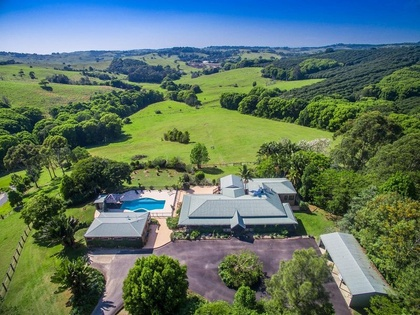
%> input picture Seem Carving/akarshv_seam/result_images/scenary.jpg, 420 x 315 px, shrunk from 800 x 600 before the run
$ octave test_script.m   (GNU Octave 9; MATLAB toolbox functions it lacks are replaced by stand-ins)
%> lines starting %> are read from the running program, lines starting %| are printed output that depends on the picture
%> further down, I is the input picture: size 315x420x3 uint8; mean R, G, B 93.3, 115.8, 99.4
### Seem Carving/akarshv_seam/carv.m
% File Name: carv.m
% Author:
% Date:

function [Ic, T] = carv(I, nr, nc)
%> called with nr = 40, nc = 10
% Input:
%   I is the image being resized
%   [nr, nc] is the numbers of rows and columns to remove.
%
% Output:
% Ic is the resized image
% T is the transport map

% Write Your Code Here

r = size(I,1);
%> r = 315
c = size(I,2);
%> c = 420

%create a cell array for storing the images
img = cell(nr+1,nc+1);

%Initialize the transport map
T=zeros(nr+1,nc+1);

img{1,1} = I;
T(1,1) = 0;

%create a matrix to remember what should the order be while playing the
%video
remember = zeros(nr+1,nc+1);
remember(:,1) = 1;
remember(1,:) = 2;

temp1 = I;

%remove all hor.seams
for i=2:nr+1
    e = genEngMap(temp1);
    [My, Tby] = cumMinEngHor(e);
    [Iy, E] = rmHorSeam(temp1, My, Tby);
    temp1 = Iy;
    img{i,1} = Iy;

    T(i,1) = T(i-1,1)+E;

end
%> this loop made 40 passes
%> E on passes 1 to 12: 0, 1, 1, 1, 1, 1.5, 1.5, 1.5, 1.5, 2, 2.5, 2.5
%> pass 1, in genEngMap, `Ig = double(rgb2gray(I));`:
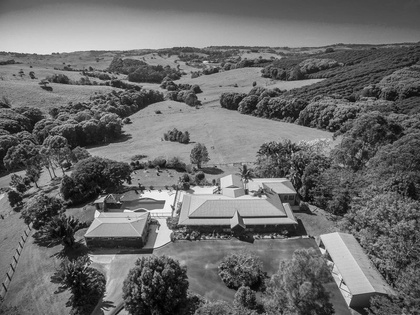
%> Ig: size 315x420 double; min 0, max 249, mean 107.2
%> pass 1, in genEngMap, `[gx, gy] = gradient(Ig);`:
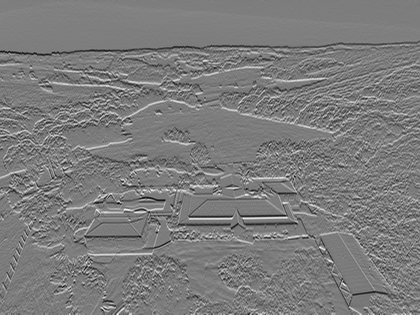
%> gy: size 315x420 double; min -92.5, max 97, mean 0; drawn with min black and max white
%> pass 1, in genEngMap, `e = abs(gx) + abs(gy);`:
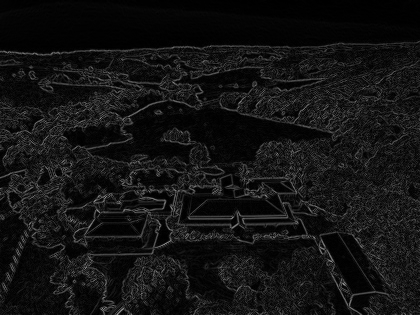
%> e: size 315x420 double; min 0, max 153.5, mean 19.2
%> after the loop, img = 451 items

%remove all vertical seams
Ix = I;
for j=2:nc+1
    e = genEngMap(Ix);
    [Mx, Tbx] = cumMinEngVer(e);
    [Ix, E] = rmVerSeam(Ix, Mx, Tbx);

    img{1,j} = Ix;
    T(1,j)=T(1,j-1)+E;
end
%> this loop made 10 passes
%> E on passes 1 to 10: 1.5, 2, 2.5, 3, 3, 3.5, 3.5, 3.5, 4, 3
%> pass 1, in cumMinEngVer, `a=e';`:
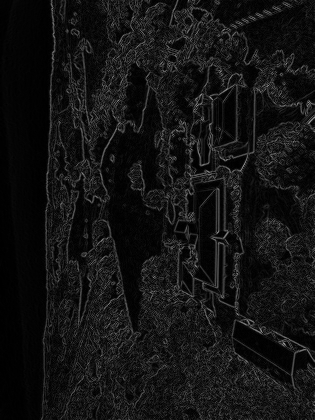
%> a: size 420x315 double; min 0, max 153.5, mean 19.2; mean of the top-left, top-right, bottom-left and bottom-right quarters 15.9, 22, 16.3, 22.6
%> pass 1, in cumMinEngVer, `Tbx = reshape(temp_Tbx,size(e'));`:
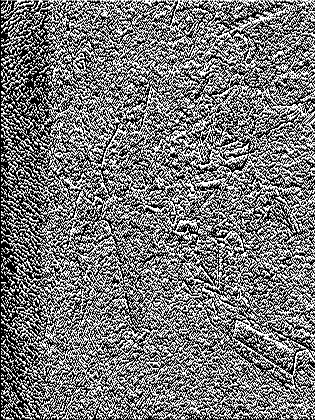
%> Tbx: size 420x315 double; min -1, max 1, mean -0.0631; drawn with min black and max white
%> pass 1, in cumMinEngVer, `Mx = Mx';`:
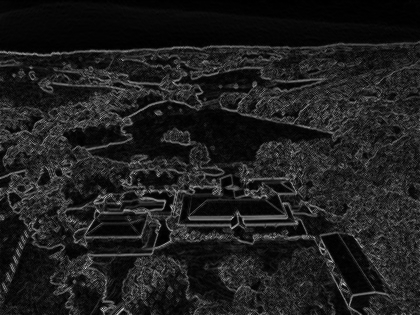
%> Mx: size 315x420 double; min 0, max 219.5, mean 30.6; mean of the top-left, top-right, bottom-left and bottom-right quarters 25.7, 26.1, 34.7, 35.8
%> after the loop:
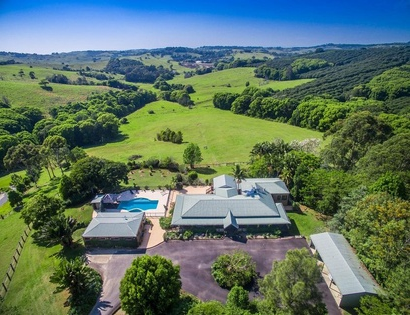
%> Ix: size 315x410x3 uint8; mean R, G, B 93.3, 115.8, 99.3


%remove hor. and vert. seams by decision making
for i=2:nr+1
    for j=2:nc+1
        e1 = genEngMap(img{i,j-1});
        [Mx, Tbx] = cumMinEngVer(e1);
        [Ix, E1] = rmVerSeam(img{i,j-1}, Mx, Tbx);

        e2 = genEngMap(img{i-1,j});
        [My, Tby] = cumMinEngHor(e2);
        [Iy, E2] = rmHorSeam(img{i-1,j}, My, Tby);

        [val,index] = min([T(i-1,j)+E2,T(i,j-1)+E1]);
        T(i,j) = val;
        remember(i,j) = index;
        if index==1
            img{i,j} = Iy;

        else
            img{i,j} = Ix;
        end
    end
end

    %video generation
    a=nr+1;
    b=nc+1;
    for k=(nr+nc):-1:1
        removed = remember(a,b);
        if removed==1
            temp = img{a-1,b};
            a = a-1;
            pad_temp(:,:,1)=padarray(temp(:,:,1),[r-size(temp,1),c-size(temp,2)],0,'post');
            pad_temp(:,:,2)=padarray(temp(:,:,2),[r-size(temp,1),c-size(temp,2)],0,'post');
            pad_temp(:,:,3)=padarray(temp(:,:,3),[r-size(temp,1),c-size(temp,2)],0,'post');
            video_frames{k,1}=pad_temp;
        else
            temp = img{a,b-1};
            b = b-1;
            pad_temp(:,:,1)=padarray(temp(:,:,1),[r-size(temp,1),c-size(temp,2)],0,'post');
            pad_temp(:,:,2)=padarray(temp(:,:,2),[r-size(temp,1),c-size(temp,2)],0,'post');
            pad_temp(:,:,3)=padarray(temp(:,:,3),[r-size(temp,1),c-size(temp,2)],0,'post');
            video_frames{k}=pad_temp;
        end
    end
    Ic = img{end,end};
    resize_video(video_frames);
end

### Seem Carving/akarshv_seam/genEngMap.m
% File Name: genEngMap.m

function e = genEngMap(I)
% Input:
%   I is an image. I could be of color or grayscale.

% Output:
%   e is the energy map of n-by-m matrix.

if ndims(I) == 3
    % Assume the image fed in is a 3-channel RGB color image
    Ig = double(rgb2gray(I));
else
    % Assume the image fed in is a grayscale image
    Ig = double(I);
end

[gx, gy] = gradient(Ig);
e = abs(gx) + abs(gy);
end

### Seem Carving/akarshv_seam/cumMinEngHor.m
% File Name: cumMinEngHor.m
% Author:
% Date:

function [My, Tby] = cumMinEngHor(e)
% Input:
%   e is the energy map.

% Output:
%   My is the cumulative minimum energy map along horizontal direction.
%   Tby is the backtrack table along horizontal direction.

% Write Your Code Here

row1 = size(e,1);
col1 = size(e,2);

% Make a copy of e(not necessay)
a1=e;

%e reshaped into a 1D array
b = reshape(a1,row1*col1,1);

%all the corresponding centered energies
b1= [inf(size(a1,1),1);b(1:end-row1)];

%all the corresponding bottom energies
b2=[inf(size(a1,1),1);b(2:end-row1+1)];
b2(2*row1:row1:end) = inf;

%all the corresponding top energies
b3=[inf(size(a1,1)+1,1);b(1:end-row1-1)];
b3(2*row1+1:row1:end) = inf;

%concatenate and find the min
find_min = [b3,b1,b2];
find_min(1:row1,:) = 0;
[val,index] = min(find_min,[],2);

%compute the value matrix. This is now a 1D matrix
value_My = b+val;

%1D path matrix
temp_Tby = index-2;

%value and path matrix reshaped
My = reshape(value_My,size(e));

Tby = reshape(temp_Tby,size(e));


end

### Seem Carving/akarshv_seam/rmHorSeam.m
% File Name: rmHorSeam.m
% Author:
% Date:

function [Iy, E] = rmHorSeam(I, My, Tby)
% Input:
%   I is the image. Note that I could be color or grayscale image.
%   My is the cumulative minimum energy map along horizontal direction.
%   Tby is the backtrack table along horizontal direction.

% Output:
%   Iy is the image removed one row.
%   E is the cost of seam removal

% Write Your Code Here

row = size(I,1);
col = size(I,2);

%Initialize Iy
Iy = zeros(row-1,col,3);

%return E
% [E,index4] = min(My(:,col));


%Loop through each col and find the pixel to be removed and remove it.
for k=1:3
    [E,index4] = min(My(:,col));
    for j=col:-1:1
        Val=I(:,j,k);

        Iy(:,j,k)=[Val(1:index4-1);Val(index4+1:end)];
        index4=index4+Tby(index4,j);

    end
end

Iy = uint8(Iy);


end

### Seem Carving/akarshv_seam/cumMinEngVer.m
% File Name: cumMinEngVer.m
% Author:
% Date:

function [Mx, Tbx] = cumMinEngVer(e)
% Input:
%   e is the energy map

% Output:
%   Mx is the cumulative minimum energy map along vertical direction.
%   Tbx is the backtrack table along vertical direction.

% Write Your Code Here


%everything is same as cumMinHor.m except that I took the transpose of e
%matrix and performed a cumMinHor and finally I took the transpose again to
%genrate cumMinVer
row = size(e',1);
col = size(e',2);

a=e';
b = reshape(a,row*col,1);
b1= [inf(size(a,1),1);b(1:end-row)];

b2=[inf(size(a,1),1);b(2:end-row+1)];
b2(2*row:row:end) = inf;

b3=[inf(size(a,1)+1,1);b(1:end-row-1)];
b3(2*row+1:row:end) = inf;

find_min = [b3,b1,b2];

find_min(1:row,:) = 0;

[val,index1] = min(find_min,[],2);

temp_Mx = b+val;

temp_Tbx = index1-2;

Mx = reshape(temp_Mx,size(e'));

Tbx = reshape(temp_Tbx,size(e'));

Mx = Mx';
Tbx = Tbx';


end

### Seem Carving/akarshv_seam/rmVerSeam.m
% File Name: rmVerSeam.m
% Author:
% Date:

function [Ix, E] = rmVerSeam(I, Mx, Tbx)
% Input:
%   I is the image. Note that I could be color or grayscale image.
%   Mx is the cumulative minimum energy map along vertical direction.
%   Tbx is the backtrack table along vertical direction.

% Output:
%   Ix is the image removed one column.
%   E is the cost of seam removal

% Write Your Code Here
row = size(I,1);
col = size(I,2);

%Initialize Ix
Ix = zeros(row,col-1,3);

%return E
% [E,index3] = min(Mx(row,:));


%Loop through each row and find the pixel to be removed and remove it.
for k=1:3
    [E,index3] = min(Mx(row,:));
    for j=row:-1:1
        Val=I(j,:,k);


        Ix(j,:,k)=[Val(1:index3-1),Val(index3+1:end)];
        index3=index3+Tbx(j,index3);

    end
end

Ix = uint8(Ix);
end

### Seem Carving/akarshv_seam/test_script.m
%%TestScript

%Load in the image to be carved
I = imread('scenary.jpg');

%no.of rows and columns to removed
nr = 40;
nc = 10;


%> (the run ends here)
